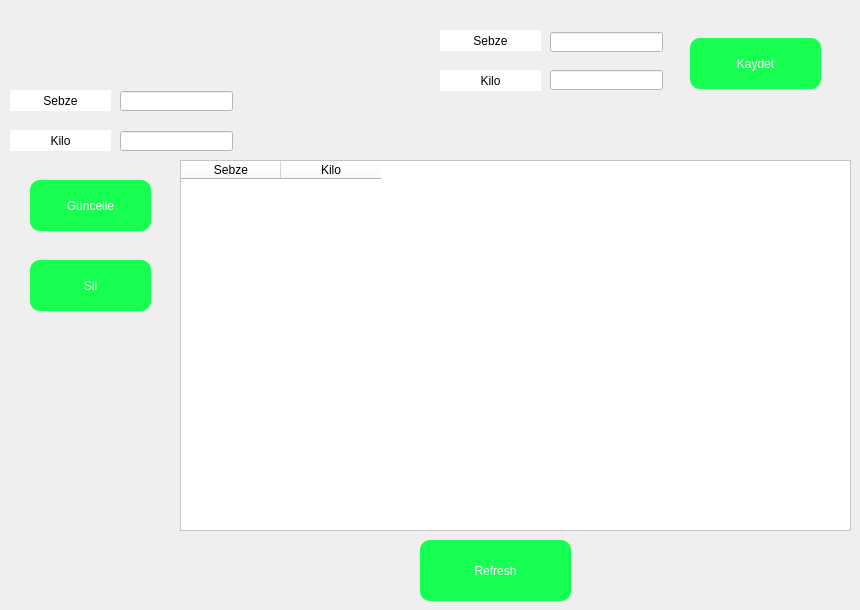
      <widget class="QWidget" name="Sebze">
       <attribute name="icon">
        <iconset resource="ortakresim.qrc">
         <normaloff>:/newPrefix/iconlar/sebze.jpg</normaloff>:/newPrefix/iconlar/sebze.jpg</iconset>
       </attribute>
       <attribute name="title">
        <string>Sebze</string>
       </attribute>
       <attribute name="toolTip">
        <string>Sebze Alanı</string>
       </attribute>
       <widget class="QTableWidget" name="tableWidgett">
        <property name="geometry">
         <rect>
          <x>180</x>
          <y>160</y>
          <width>671</width>
          <height>371</height>
         </rect>
        </property>
        <property name="styleSheet">
         <string notr="true">background-color: rgb(255, 255, 255);</string>
        </property>
        <property name="alternatingRowColors">
         <bool>false</bool>
        </property>
        <property name="horizontalScrollMode">
         <enum>QAbstractItemView::ScrollPerPixel</enum>
        </property>
        <property name="gridStyle">
         <enum>Qt::NoPen</enum>
        </property>
        <property name="sortingEnabled">
         <bool>true</bool>
        </property>
        <column>
         <property name="text">
          <string>Sebze</string>
         </property>
        </column>
        <column>
         <property name="text">
          <string>Kilo</string>
         </property>
        </column>
       </widget>
       <widget class="QLineEdit" name="sebze_table_linee">
        <property name="geometry">
         <rect>
          <x>120</x>
          <y>91</y>
          <width>113</width>
          <height>20</height>
         </rect>
        </property>
        <property name="styleSheet">
         <string notr="true">background-color: rgb(255, 255, 255);</string>
        </property>
       </widget>
       <widget class="QLineEdit" name="sebze_kilo_linee">
        <property name="geometry">
         <rect>
          <x>550</x>
          <y>70</y>
          <width>113</width>
          <height>20</height>
         </rect>
        </property>
        <property name="styleSheet">
         <string notr="true">background-color: rgb(255, 255, 255);</string>
        </property>
       </widget>
       <widget class="QLineEdit" name="sebze_linee">
        <property name="geometry">
         <rect>
          <x>550</x>
          <y>32</y>
          <width>113</width>
          <height>20</height>
         </rect>
        </property>
        <property name="styleSheet">
         <string notr="true">background-color: rgb(255, 255, 255);</string>
        </property>
       </widget>
       <widget class="QLabel" name="label_23">
        <property name="geometry">
         <rect>
          <x>440</x>
          <y>30</y>
          <width>101</width>
          <height>21</height>
         </rect>
        </property>
        <property name="styleSheet">
         <string notr="true">background-color: rgb(255, 255, 255);</string>
        </property>
        <property name="text">
         <string>Sebze</string>
        </property>
        <property name="alignment">
         <set>Qt::AlignCenter</set>
        </property>
       </widget>
       <widget class="QLabel" name="label_24">
        <property name="geometry">
         <rect>
          <x>440</x>
          <y>70</y>
          <width>101</width>
          <height>21</height>
         </rect>
        </property>
        <property name="styleSheet">
         <string notr="true">background-color: rgb(255, 255, 255);</string>
        </property>
        <property name="text">
         <string>Kilo</string>
        </property>
        <property name="alignment">
         <set>Qt::AlignCenter</set>
        </property>
       </widget>
       <widget class="QLineEdit" name="kilo_table_linee">
        <property name="geometry">
         <rect>
          <x>120</x>
          <y>131</y>
          <width>113</width>
          <height>20</height>
         </rect>
        </property>
        <property name="styleSheet">
         <string notr="true">background-color: rgb(255, 255, 255);</string>
        </property>
       </widget>
       <widget class="QLabel" name="label_25">
        <property name="geometry">
         <rect>
          <x>10</x>
          <y>90</y>
          <width>101</width>
          <height>21</height>
         </rect>
        </property>
        <property name="styleSheet">
         <string notr="true">background-color: rgb(255, 255, 255);</string>
        </property>
        <property name="text">
         <string>Sebze</string>
        </property>
        <property name="alignment">
         <set>Qt::AlignCenter</set>
        </property>
       </widget>
       <widget class="QLabel" name="label_26">
        <property name="geometry">
         <rect>
          <x>10</x>
          <y>130</y>
          <width>101</width>
          <height>21</height>
         </rect>
        </property>
        <property name="styleSheet">
         <string notr="true">background-color: rgb(255, 255, 255);</string>
        </property>
        <property name="text">
         <string>Kilo</string>
        </property>
        <property name="alignment">
         <set>Qt::AlignCenter</set>
        </property>
       </widget>
       <widget class="QPushButton" name="sebze_kilo_buttonn">
        <property name="geometry">
         <rect>
          <x>690</x>
          <y>38</y>
          <width>131</width>
          <height>51</height>
         </rect>
        </property>
        <property name="styleSheet">
         <string notr="true">QPushButton {
border-radius:10px;
font: 87 8pt &quot;Arial Black&quot;;
	color: rgb(255, 255, 255);
	background-color: rgb(23, 255, 81);
	border: 0px solid

}
QPushButton:hover{
background-color: rgb(170, 255, 0);

}</string>
        </property>
        <property name="text">
         <string>Kaydet</string>
        </property>
       </widget>
       <widget class="QPushButton" name="sebze_kilo_table_refreshh">
        <property name="geometry">
         <rect>
          <x>420</x>
          <y>540</y>
          <width>151</width>
          <height>61</height>
         </rect>
        </property>
        <property name="styleSheet">
         <string notr="true">QPushButton {
border-radius:10px;
font: 87 8pt &quot;Arial Black&quot;;
	color: rgb(255, 255, 255);
	background-color: rgb(23, 255, 81);
	border: 0px solid

}
QPushButton:hover{
background-color: rgb(85, 255, 255);

}</string>
        </property>
        <property name="text">
         <string>Refresh</string>
        </property>
       </widget>
       <widget class="QPushButton" name="sebze_guncellee">
        <property name="geometry">
         <rect>
          <x>30</x>
          <y>180</y>
          <width>121</width>
          <height>51</height>
         </rect>
        </property>
        <property name="styleSheet">
         <string notr="true">QPushButton {
border-radius:10px;
font: 87 8pt &quot;Arial Black&quot;;
	color: rgb(255, 255, 255);
	background-color: rgb(23, 255, 81);
	border: 0px solid

}
QPushButton:hover{
background-color: rgb(85, 255, 255);

}</string>
        </property>
        <property name="text">
         <string>Güncelle</string>
        </property>
       </widget>
       <widget class="QPushButton" name="pushButton_8">
        <property name="geometry">
         <rect>
          <x>30</x>
          <y>260</y>
          <width>121</width>
          <height>51</height>
         </rect>
        </property>
        <property name="styleSheet">
         <string notr="true">QPushButton {
border-radius:10px;
font: 87 8pt &quot;Arial Black&quot;;
	color: rgb(255, 255, 255);
	background-color: rgb(23, 255, 81);
	border: 0px solid

}
QPushButton:hover{
background-color: rgb(255, 0, 0);

}</string>
        </property>
        <property name="text">
         <string>Sil</string>
        </property>
       </widget>
      </widget>
